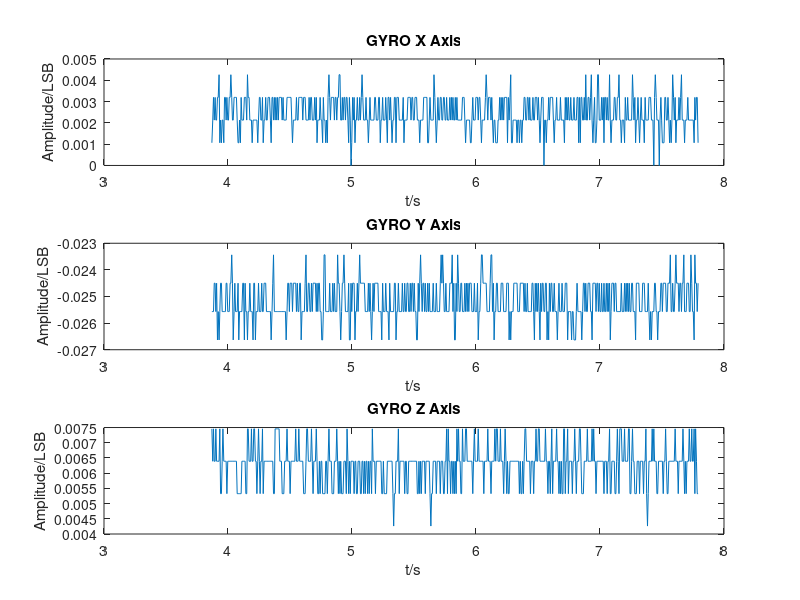

This figure's MATLAB source:
clear all;
clc;

is_gyro = 1;

if is_gyro == 1
    data = load('./MPU6050_RawGyroData.txt');
    x  = data(:, 1);
    y1 = data(:, 2);
    y2 = data(:, 3);
    y3 = data(:, 4);

    subplot(3, 1, 1);
    plot(x, y1);
    xlabel('t/s');
    ylabel('Amplitude/LSB');
    title('GYRO X Axis');

    subplot(3, 1, 2);
    plot(x, y2);
    xlabel('t/s');
    ylabel('Amplitude/LSB');
    title('GYRO Y Axis');

    subplot(3, 1, 3);
    plot(x, y3);
    xlabel('t/s');
    ylabel('Amplitude/LSB');
    title('GYRO Z Axis');
else
    data = load('./MPU6050_RawAccData.txt');
    x  = data(:, 1);
    y1 = data(:, 2);
    y2 = data(:, 3);
    y3 = data(:, 4);

    subplot(3, 1, 1);
    plot(x, y1);
    xlabel('t/s');
    ylabel('g/(m/s^2)');
    title('ACC X Axis');

    subplot(3, 1, 2);
    plot(x, y2);
    xlabel('t/s');
    ylabel('g/(m/s^2)');
    title('ACC Y Axis');

    subplot(3, 1, 3);
    plot(x, y3);
    xlabel('t/s');
    ylabel('g/(m/s^2)');
    title('ACC Z Axis');
end
